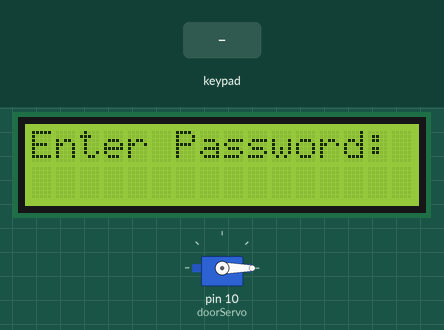
Simulated run of this sketch. Board: Arduino Uno, built with avr-gcc and run on an emulated ATmega328P. On the bench: 16×2 character LCD, servo. The test bench sets the inputs (shaded band).

Above: at 1.2 s.
1.3 s: keypad keys 1 2 3 4 pressed 0.4 s apart
At 3.4 s:
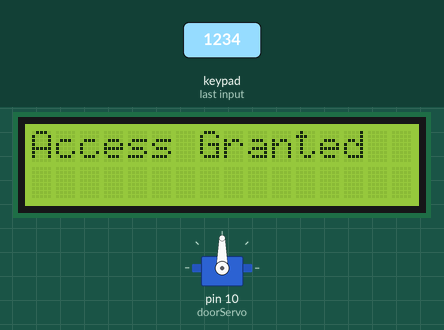
4.4 s: keypad keys 9 8 7 6 pressed 0.4 s apart
At 8.8 s:
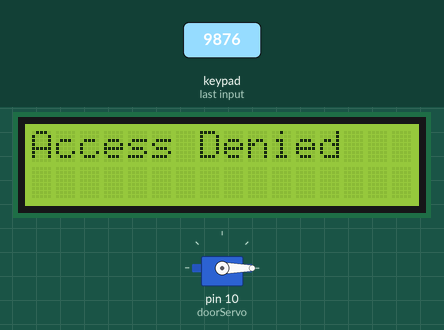
9.0 s: key '1' pressed
At 10.7 s:
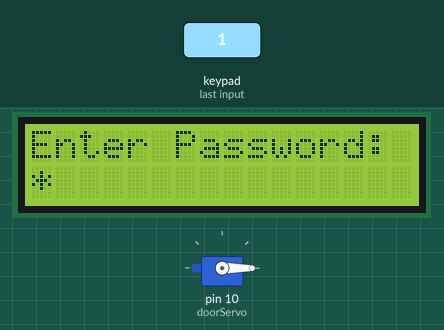
11.6 s: key '2' pressed
At 12.1 s:
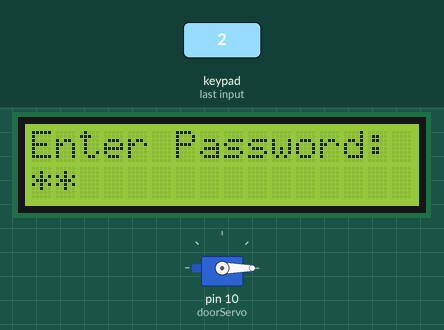
Timing chart, 0 to 14.1 s (numbered marks = the images above; inputs shaded):
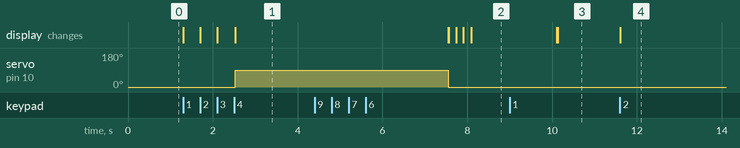

The sketch:

Keypad_Door_Lock.ino
```cpp
//Vansh Jasodani: https://vanshjasodani.github.io/
//For keypad library: https://playground.arduino.cc/Code/Keypad/#Download
//For servo library: https://www.arduino.cc/reference/en/libraries/servo/
//For i2c library: https://www.arduino.cc/reference/en/libraries/liquidcrystal-i2c/

#include <Wire.h>
#include <LiquidCrystal_I2C.h>
#include <Keypad.h>
#include <Servo.h>

// Define the I2C LCD Address
LiquidCrystal_I2C lcd(0x27, 16, 2);

// Define the Servo
Servo doorServo;

// Define the Keypad
const byte ROWS = 4; // four rows
const byte COLS = 4; // four columns
char keys[ROWS][COLS] = {
  {'1','2','3','A'},
  {'4','5','6','B'},
  {'7','8','9','C'},
  {'*','0','#','D'}
};
byte rowPins[ROWS] = {9, 8, 7, 6};  // Connect to the row pinouts of the keypad
byte colPins[COLS] = {5, 4, 3, 2};  // Connect to the column pinouts of the keypad

Keypad keypad = Keypad( makeKeymap(keys), rowPins, colPins, ROWS, COLS );

const String password = "1234"; // Change this to your desired password
String inputPassword;

void setup() {
  // put your setup code here, to run once:

   lcd.init();
  lcd.backlight();
  lcd.setCursor(0, 0);
  lcd.print("Enter Password:");

  doorServo.attach(10);  // Attach the servo to pin 10
  doorServo.write(0);     // Start with the door closed
}

void loop() {
  // put your main code here, to run repeatedly:
char key = keypad.getKey();

  if (key) {
    lcd.setCursor(inputPassword.length(), 1);
    lcd.print("*");  // Display '*' for each key press
    inputPassword += key;

    if (inputPassword.length() == password.length()) {
      if (inputPassword == password) {
        lcd.clear();
        lcd.setCursor(0, 0);
        lcd.print("Access Granted");
        doorServo.write(90);  // Open the door (servo rotates to 90 degrees)
        delay(5000);          // Keep the door open for 5 seconds
        doorServo.write(0);   // Close the door
      } else {
        lcd.clear();
        lcd.setCursor(0, 0);
        lcd.print("Access Denied");
        delay(2000);  // Show "Access Denied" for 2 seconds
      }
      lcd.clear();
      lcd.setCursor(0, 0);
      lcd.print("Enter Password:");
      inputPassword = "";  // Clear the input
    }
  }
}
```

Measured:
- after the input at 1.3 s, servo on pin 10 (doorServo): 0° → 90° after 1.2 s; the display: first changes at once (image 1 shows a later state)
- after the input at 4.4 s, the display: first differs from a run without the input after 3.2 s (image 2 shows a later state)
- after the input at 9.0 s, the display: first differs from a run without the input after 1.1 s (image 3)
- after the input at 11.6 s, the display: changes at once (image 4)
